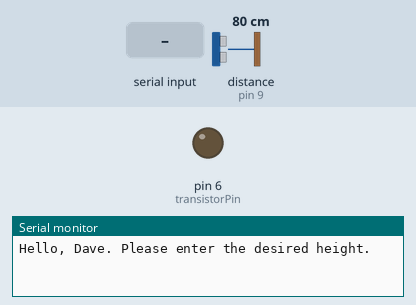
Simulated run of this sketch. Board: Arduino Uno, built with avr-gcc and run on an emulated ATmega328P. Parts: output pins drawn as LEDs (lit = HIGH), the last lines printed to the serial monitor. Wiring (inferred from the names in the program): ultrasonic range finder: trigger pin 12; echo pin 9. The test bench sets the inputs (shaded band); at power-on: distance to the obstacle (sensor on pin 9) 80 cm. The echo pulse lasts 58.3 µs per cm; pins used as bus, display or sensor lines are not drawn.

Above: at 1.2 s.
1.3 s: "30,150\n" received over Serial
At 1.55 s:
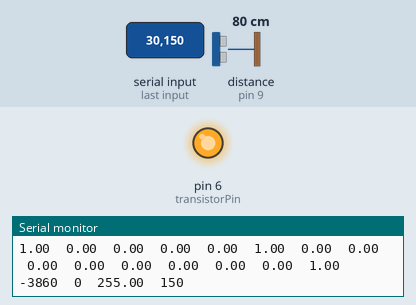
4.3 s: distance to the obstacle (sensor on pin 9) set to 2 cm
6.0 s: distance to the obstacle (sensor on pin 9) set to 29 cm
9.0 s: distance to the obstacle (sensor on pin 9) set to 36 cm
At 9.32 s:
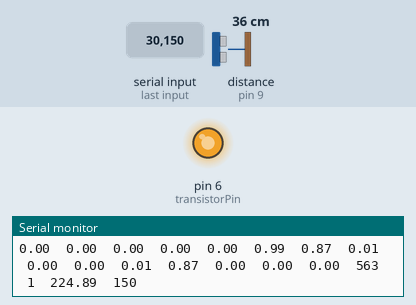
12.0 s: distance to the obstacle (sensor on pin 9) set to 18 cm
At 12.6 s:
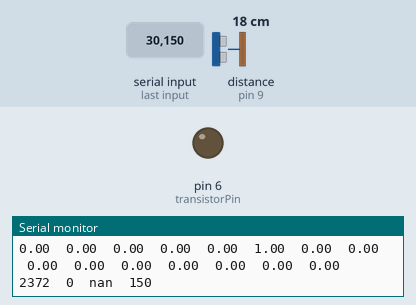
Timing chart, 0 to 15.0 s (numbered marks = the images above; inputs shaded):
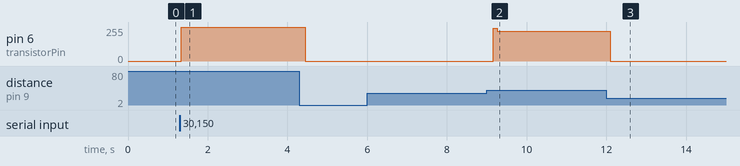

The sketch:

arduino.ino
```cpp
#include <NewPing.h>

//for the distance sensor----
const int trigPin = 12;
const int echoPin = 9;
//for the DC-motor-----------
const int transistorPin = 6;
//---------------------------

int error_val;
int error_prev_val;
int cherror_val;

// GLOBAL VARIABLES
double max_h = 1.0;

char junk = ' ';
bool haveHeight = false;
bool serialBegun = false;

double getSmallBaseSize(int a, int b, double h) {
        return (b-a)/2.0 - (((b-(b-a)/2.0)-a)*h*1.0);
}

int f_nl = 0;
int f_ns = 1;
int f_z = 2;
int f_ps = 3;
int f_pl = 4;

int force [5][5] = {
		      {f_pl, f_pl, f_pl, f_ps, f_z},
         	      {f_pl, f_pl, f_ps, f_z, f_ns},
		      {f_pl, f_ps, f_z, f_ns, f_nl},
		      {f_ps, f_z, f_ns, f_nl, f_nl},
		      {f_z, f_ns, f_nl, f_nl, f_nl}};

struct Members {
  //distance measured in microseconds
  int pl1;
  int pl2;
  int ph1;
  int ph2;
};

struct Members e_mem[5];
struct Members ce_mem[5];
struct Members f_mem[5];

int desiredHeight = 0;
int heightDifference = 500;

int error_nl;
int error_ns;
int error_z;
int error_ps;
int error_pl;

int cherror_nl = -300;
int cherror_ns = -150;
int cherror_z = 0;
int cherror_ps = 150;
int cherror_pl = 300;

int force_nl_1 = 205; //possible [0, 255]
int force_nl = 215;
int force_ns = 225;
int force_z = 235;
int force_ps = 245;
int force_pl = 255;
int force_pl_1 = 265;

void initEmem() {//OK
  //NL
  e_mem[0].pl1 = -10000; //a very small number
  e_mem[0].ph1 = -5000; // a very small number
  e_mem[0].ph2 = error_nl;
  e_mem[0].pl2 = error_ns;

  //NS
  e_mem[1].pl1 = error_nl;
  e_mem[1].ph1 = error_ns;
  e_mem[1].ph2 = error_ns;
  e_mem[1].pl2 = error_z;

  //Z
  e_mem[2].pl1 = error_ns;
  e_mem[2].ph1 = error_z;
  e_mem[2].ph2 = error_z;
  e_mem[2].pl2 = error_ps;

  //PS
  e_mem[3].pl1 = error_z;
  e_mem[3].ph1 = error_ps;
  e_mem[3].ph2 = error_ps;
  e_mem[3].pl2 = error_pl;

  //PL
  e_mem[4].pl1 = error_ps;
  e_mem[4].ph1 = error_pl;
  e_mem[4].ph2 = 50000; //a very big number
  e_mem[4].pl2 = 100000; //a very big number
}

void initCemem() {//OK
  ce_mem[0].pl1 = -10000;
  ce_mem[0].ph1 = -5000;
  ce_mem[0].ph2 = cherror_nl;
  ce_mem[0].pl2 = cherror_ns;

  ce_mem[1].pl1 = cherror_nl;
  ce_mem[1].ph1 = cherror_ns;
  ce_mem[1].ph2 = cherror_ns;
  ce_mem[1].pl2 = cherror_z;

  ce_mem[2].pl1 = cherror_ns;
  ce_mem[2].ph1 = cherror_z;
  ce_mem[2].ph2 = cherror_z;
  ce_mem[2].pl2 = cherror_ps;

  ce_mem[3].pl1 = cherror_z;
  ce_mem[3].ph1 = cherror_ps;
  ce_mem[3].ph2 = cherror_ps;
  ce_mem[3].pl2 = cherror_pl;

  ce_mem[4].pl1 = cherror_ps;
  ce_mem[4].ph1 = cherror_pl;
  ce_mem[4].ph2 = 5000;
  ce_mem[4].pl2 = 10000;
}

void initFmem() {//OK
  //NL
  f_mem[0].pl1 = force_nl_1;
  f_mem[0].ph1 = force_nl;
  f_mem[0].ph2 = force_nl;
  f_mem[0].pl2 = force_ns;

  //NS
  f_mem[1].pl1 = force_nl;
  f_mem[1].ph1 = force_ns;
  f_mem[1].ph2 = force_ns;
  f_mem[1].pl2 = force_z;

  //Z
  f_mem[2].pl1 = force_ns;
  f_mem[2].ph1 = force_z;
  f_mem[2].ph2 = force_z;
  f_mem[2].pl2 = force_ps;

  //PS
  f_mem[3].pl1 = force_z;
  f_mem[3].ph1 = force_ps;
  f_mem[3].ph2 = force_ps;
  f_mem[3].pl2 = force_pl;

  //PL
  f_mem[4].pl1 = force_ps;
  f_mem[4].ph1 = force_pl;
  f_mem[4].ph2 = force_pl;
  f_mem[4].pl2 = force_pl_1;
}

double degreeOfMembership(struct Members member, int distance) {//OK
  if (distance <= member.pl1 || member.pl2 <= distance) {
    //if distance outside of the function
    return 0;
  } else if (member.ph1 <= distance && distance <= member.ph2) {
    //if between the two upmost points
    return max_h;
  } else if (distance <= member.ph1) {
    //if on left slope
    return max_h * (distance - member.pl1) / (member.ph1 - member.pl1);
  } else if (distance >= member.ph2) {
    return max_h * (member.pl2 - distance) / (member.pl2 - member.ph2);
  }
}

int getError() {
  ///////////////////////////////////////////////////////////////
  // establish variables for duration of the ping,
  // and the distance result in inches and centimeters:
  double duration, dist;
  // The sensor is triggered by a HIGH pulse of 10 or more microseconds.
  // Give a short LOW pulse beforehand to ensure a clean HIGH pulse:
  pinMode(trigPin, OUTPUT);
  digitalWrite(trigPin, LOW);
  delayMicroseconds(2);
  digitalWrite(trigPin, HIGH);
  delayMicroseconds(10);
  digitalWrite(trigPin, LOW);
  // Read the signal from the sensor: a HIGH pulse whose
  // duration is the time (in microseconds) from the sending
  // of the ping to the reception of its echo off of an object.
  pinMode(echoPin, INPUT);
  duration = pulseIn(echoPin, HIGH);
  // convert the time into a distance
  dist = microsecondsToCentimeters(duration);

  //return dist * 100 - 40 * 100;
  return 43 * 100 - dist * 100;

  /////////////////////////////////////////////////////////////////

}
void printSomething(double something){
//  return;
  Serial.print(something);
  Serial.print("\t");
}
void printSomething(int something){
//  return;
  Serial.print(something);
  Serial.print("\t");
}
void printSomething(char* something){
//  return;
  Serial.print(something);
  Serial.print("\t");
}

void getDesiredHeight(bool changing){
  if (changing){
    desiredHeight = Serial.parseInt();
    Serial.println();
    Serial.print("Dave, the desired height value has changed to ");
    Serial.println(desiredHeight);
    Serial.println();
    while (Serial.available() > 0){
      junk = Serial.read();
    }
  } else {
    Serial.println("Hello, Dave. Please enter the desired height.");
  }

  while (Serial.available() == 0 && !haveHeight){   // Wait here until input buffer has a character
    //get Height from user input
    desiredHeight = Serial.parseInt();
    //clear keyboard buffer if there is  >0 characters
    while (Serial.available() > 0){
      junk = Serial.read();
    }
    //if user gets a Height other than 0, continue
    if (desiredHeight != 0){
      break;
    }
  }

  error_nl = desiredHeight - heightDifference * 2;
  error_ns = desiredHeight - heightDifference; //= > /10 cm
  error_z = desiredHeight;
  error_ps = desiredHeight + heightDifference;
  error_pl = desiredHeight + heightDifference * 2;
  initEmem();

  Serial.print("Desired Height, Dave: ");
  Serial.println(desiredHeight);
}

void setup() {
  Serial.begin(9600);
  pinMode(transistorPin, OUTPUT); //Sets the pin as output

  initCemem();
  initEmem();
  initFmem();

  error_val = getError(); //Read sensor value to error_val

}

void loop() {

  // ********* READING INPUT *********
  if (!haveHeight){
    getDesiredHeight(false);   //not changing => because we are getting value for the first time
  }
  haveHeight = true;

  if (Serial.available() > 0){
    getDesiredHeight(true);    //changing => because we previously had a value
  }
  // ********* END OF READING INPUT *********

  error_prev_val = error_val;
  error_val = getError();

  cherror_val = error_val - error_prev_val;

  //e[i], ... are the indexes for the functions, for e and e´
  //so we have 0 => NL, 1 => NS, ....
  int e[2] = {-1, -1};
  int ce[2] = {-1, -1};
  double degreeOfForce[5] = {0}; //degreeOfForce

  for(int i = 0; i < 5; i++) {
    double temp_degree;

    temp_degree = degreeOfMembership(e_mem[i], error_val);
    printSomething(temp_degree);
    if(temp_degree != 0 ) {
      if (e[0] == -1) {
        e[0] = i;
      } else {
        e[1] = i;
      }
    }

    temp_degree = degreeOfMembership(ce_mem[i], cherror_val);
    printSomething(temp_degree);
    if(temp_degree != 0 ) {
      if (ce[0] == -1) {
        ce[0] = i;
      } else {
        ce[1] = i;
      }
    }
  }

  //this is the strength of the rule e# and ce#
  double strengthOfRule[4];

  for (int i = 0; i < 2; ++i) {
    for (int j = 0; j < 2; ++j) {
      int loopI = i*2 + j;

      if (e[i] != -1 && ce[j] != -1) {
        strengthOfRule[loopI] = min(degreeOfMembership(e_mem[e[i]], error_val), degreeOfMembership(ce_mem[ce[j]], cherror_val));

        //Serial.print("Strength of ");
        //Serial.print(strengthOfRule[loopI]);

        int f_index = force[e[i]][ce[j]];
        degreeOfForce[f_index] = max(degreeOfForce[f_index], strengthOfRule[loopI]);
       /* Serial.print(" Degree of force: index = ");
        Serial.print(f_index);
        Serial.print(", degree = " );
        Serial.println(degreeOfForce[f_index]);//*/
      }
    }
  }
  /********* COG *********/

  //this is the force functions that the rule outputs
  //so we have the function and the strength to compute the COG

  double sumAreasAndMiddle = 0, sumAreas = 0;
  for (int i = 0; i < 5; i++) {
    printSomething(degreeOfForce[i]);
    if (degreeOfForce[i] != 0) {
      //big base + small base * (height / 2)
      double area = ((f_mem[i].pl2-f_mem[i].pl1) + getSmallBaseSize(f_mem[i].pl1, f_mem[i].pl2, degreeOfForce[i])) * degreeOfForce[i]/2.0;
      double middle = f_mem[i].pl2-(f_mem[i].pl2-f_mem[i].pl1)/2.0;
      /*
      Serial.println("fmem1, fmem2, small base, degree of force");
      Serial.println(f_mem[i].pl1);
      Serial.println(f_mem[i].pl2);
      Serial.println(getSmallBaseSize(f_mem[i].pl1, f_mem[i].pl2, degreeOfForce[i]));
      Serial.println(degreeOfForce[i]);
      */
      sumAreasAndMiddle = sumAreasAndMiddle + (area * middle);
      sumAreas = sumAreas + area;
      /*
      Serial.println(sumAreasAndMiddle);
      Serial.println(sumAreas);//*/
    } else {
      continue;
    }
  }
  //Final Output!
  double output = sumAreasAndMiddle / sumAreas;

  /********* END OF COG *********/

  if (output > 255.0) {
	output = 255.0;
  } else if (output < 50.0) {
	output = 170.0;
  }

  analogWrite(transistorPin, output);
  //*
  printSomething(error_val - desiredHeight);
  printSomething(cherror_val);
  printSomething(output);
  //*/
  printSomething(desiredHeight);
  Serial.println();
  /*
  Serial.print(error_val / 100.0);
  Serial.print(" cm,");
  Serial.print("speed (ce): ");
  Serial.print(cherror_val);
  Serial.print(", output = ");
  Serial.println(output);
  */
  delay(1);
}

double microsecondsToCentimeters(double microseconds) {
  // The speed of sound is 340 m/s or 29 microseconds per centimeter.
  // The ping travels out and back, so to find the distance of the
  // object we take half of the distance travelled.
  return microseconds / 29 / 2;
}
```

Measured:
- after the input at 1.3 s, pin 6 (transistorPin): 0/255 → 255/255 at once, then repeats every 0.40 s: 254/255 0.10 s, 252/255 0.10 s, 255/255 0.20 s
- after the input at 9.0 s, pin 6 (transistorPin): 0/255 → 245/255 after 0.16 s, → 224/255 0.10 s later, → 225/255 0.10 s later
- after the input at 12.0 s, pin 6 (transistorPin): 225/255 → 0/255 after 0.09 s
